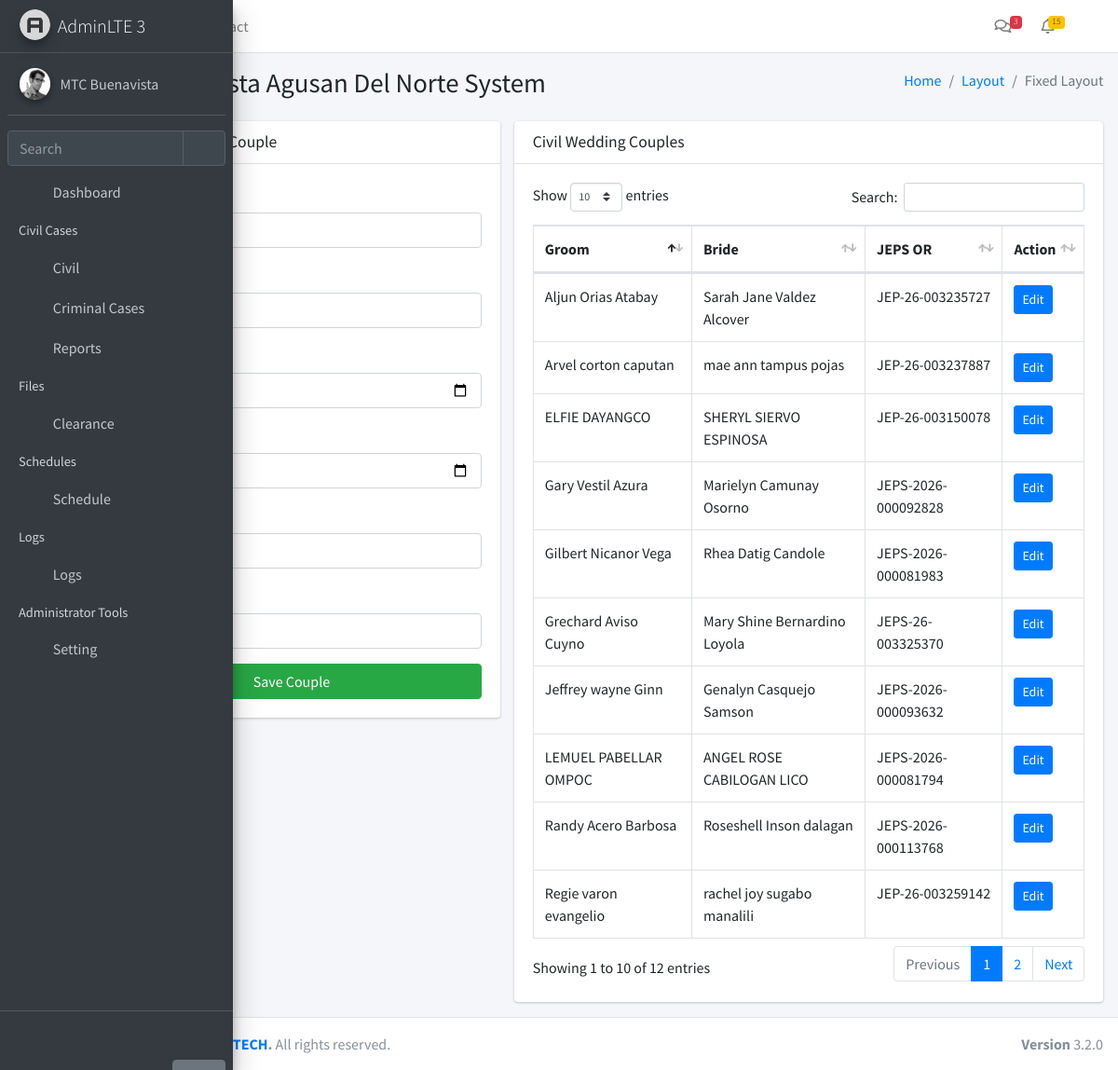
/wedding/ (signed in), run on an earlier commit of the app's database.
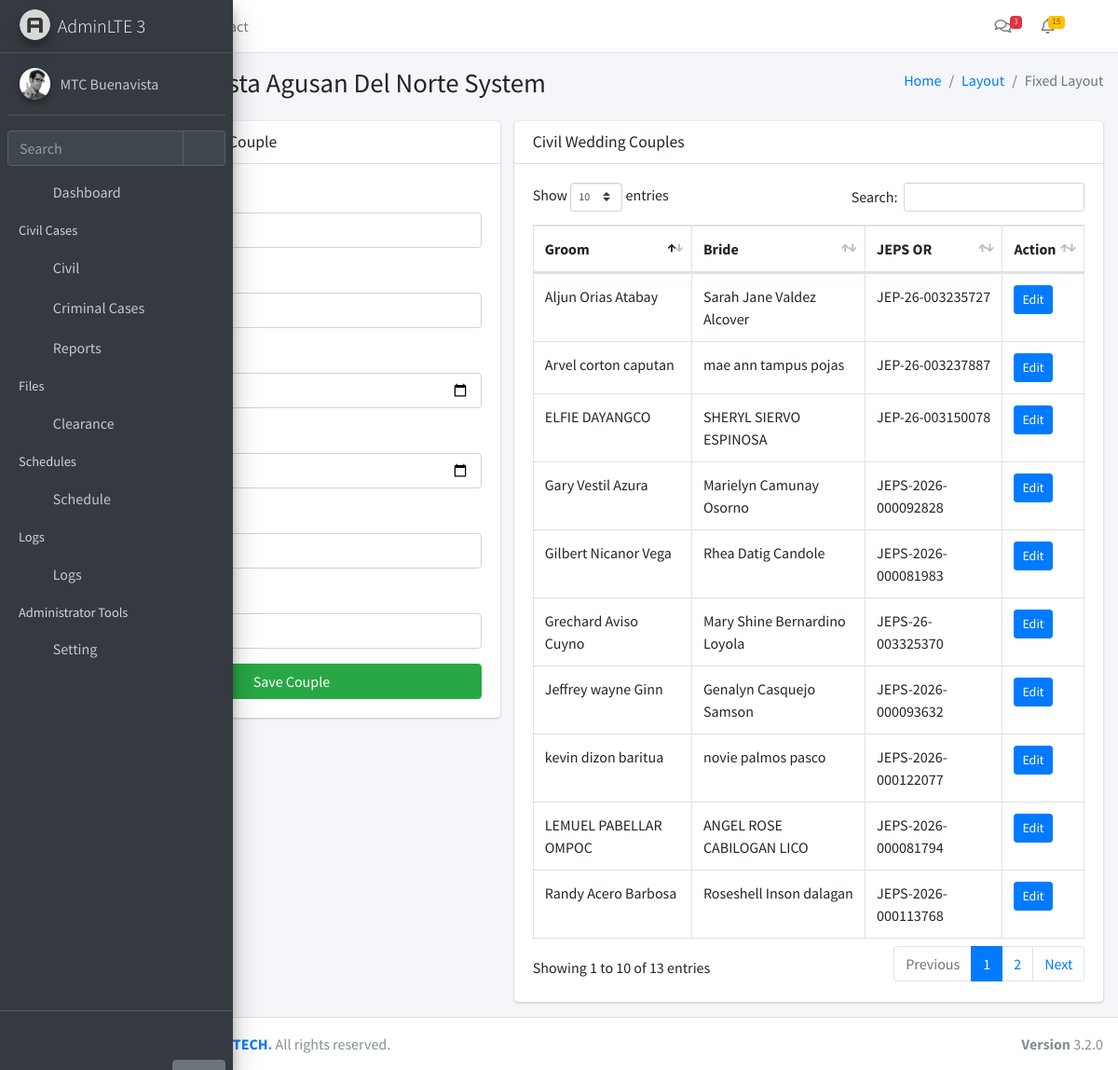
And on a later commit of the database.
### app/models.py (models this page shows)
class Module(db.Model):
    __tablename__ = 'modules'
    id = db.Column(db.Integer, primary_key=True)
    name = db.Column(db.String(255), nullable=False)
    icon = db.Column(db.String(255), nullable=False)
    description = db.Column(db.Text, nullable=True)
    url = db.Column(db.String(255), nullable=True)
    created_at = db.Column(db.DateTime, default=datetime.utcnow)
    updated_at = db.Column(db.DateTime, default=datetime.utcnow, onupdate=datetime.utcnow)

class CivilWedding(db.Model):
    __tablename__ = 'civil_wedding'
    id = db.Column(db.Integer, primary_key=True)
    groom = db.Column(db.String(255), nullable=False)
    bride = db.Column(db.String(255), nullable=False)
    bday_groom = db.Column(db.Date, nullable=True)
    bday_bride = db.Column(db.Date, nullable=True)
    schedule_id = db.Column(db.Integer, db.ForeignKey('schedule_master.id'), nullable=True, unique=True)
    jeeps_or = db.Column(db.String(255), nullable=True)
    contact_no = db.Column(db.String(50), nullable=True)
    register_no = db.Column(db.String(100), nullable=True)
    claim_by = db.Column(db.JSON, nullable=True)
    created_at = db.Column(db.DateTime, default=datetime.utcnow)
    updated_at = db.Column(db.DateTime, default=datetime.utcnow, onupdate=datetime.utcnow)
    schedule = db.relationship('ScheduleMaster', backref='wedding', uselist=False)

### app/routes/wedding.py (the view)
@wedding_bp.route('/')
@login_required
@require_module(17)
def wed_index():
    WeddingRecords = CivilWedding.query.all()
    return render_template(
        "wedding/index.html",
        WeddingRecords=WeddingRecords,
    )

### app/__init__.py (called while the page is built)
def create_app():
    app = Flask(__name__)
    app.config.from_object(Config)
    db.init_app(app)
    login_manager.init_app(app)
    login_manager.login_view = 'auth.login'
    from app.models import User, Setting, Module
    @login_manager.user_loader
    def load_user(user_id):
        return User.query.get(int(user_id))
    @app.context_processor
    def inject_globals():
        modules = Module.query.all()
        user_modules = []
        if current_user.is_authenticated and current_user.role:
            user_modules = current_user.role.modules
        settings = {s.function_desc: s.function for s in Setting.query.all()}
        return dict(modules=modules, user_modules=user_modules, settings=settings)
    from app.routes import blueprints
    for bp in blueprints:
        app.register_blueprint(bp)
    with app.app_context():
        db.create_all()
    return app

### app/templates/wedding/index.html (shortened to what this page needs)
{% extends "layouts/layout1.html" %}
{% block content %}
<section class="col-lg-5 connectedSortable">
	<div class="card">
		<div class="card-header">
			<h3 class="card-title">Add Civil Wedding Couple</h3>
		</div>
		<div class="card-body">
			<form id="addWeddingForm">
				<div class="form-group">
					<label>Groom</label>
					<input type="text" name="groom" class="form-control" required>
				</div>
				<div class="form-group">
					<label>Bride</label>
					<input type="text" name="bride" class="form-control" required>
				</div>
				<div class="form-group">
					<label>Groom Birthday</label>
					<input type="date" name="bday_groom" class="form-control">
				</div>
				<div class="form-group">
					<label>Bride Birthday</label>
					<input type="date" name="bday_bride" class="form-control">
				</div>
				<div class="form-group">
					<label>Contact No.</label>
					<input type="text" name="contact_no" class="form-control">
				</div>
				<div class="form-group">
					<label>JEPS OR.</label>
					<input type="text" name="jeps_or" class="form-control">
				</div>
				<button type="submit" class="btn btn-success btn-block">
					Save Couple
				</button>
			</form>
		</div>
	</div>
</section>
<section class="col-lg-7 connectedSortable">
	<div class="card">
		<div class="card-header">
			<h3 class="card-title">Civil Wedding Couples</h3>
		</div>
		<div class="card-body">
			<table id="weddingTable" class="table table-bordered table-hover">
				<thead>
					<tr>
						<th>Groom</th>
						<th>Bride</th>
						<th>JEPS OR</th>
						<th>Action</th>
					</tr>
				</thead>
				<tbody>
					{% for w in WeddingRecords %}
					<tr>
						<td>{{ w.groom }}</td>
						<td>{{ w.bride }}</td>
						<td>{{ w.jeeps_or }}</td>
						<td>
							<button class="btn btn-primary btn-sm assignBtn"
							data-id="{{ w.id }}"
							data-rno="{{ w.register_no }}"
							data-groom="{{ w.groom }}"
							data-groombday="{{ w.bday_groom }}"
							data-bride="{{ w.bride }}"
							data-bridebday="{{ w.bday_bride }}"
							data-contact="{{ w.contact_no }}"
							data-jeps="{{ w.jeeps_or }}"
							data-claim="{{ w.claim_by }}">
							Edit
						</button>
					</td>
				</tr>
				{% endfor %}
			</tbody>
		</table>
	</div>
</div>
</section>
{% endblock %}

### app/templates/layouts/layout1.html (shortened to what this page needs)
<!DOCTYPE html>
<html lang="en">
<head>
<link rel="stylesheet" href="{{ url_for('static', filename='plugins/fontawesome-free/css/all.min.css') }}">
<link rel="stylesheet" href="{{ url_for('static', filename='dist/css/adminlte.min.css') }}">
  <link rel="stylesheet" href="{{ url_for('static', filename='plugins/overlayScrollbars/css/OverlayScrollbars.min.css') }}">
<link rel="stylesheet" href="{{ url_for('static', filename='plugins/sweetalert2-theme-bootstrap-4/bootstrap-4.min.css') }}">
<link rel="stylesheet" href="{{ url_for('static', filename='plugins/toastr/toastr.min.css') }}">
<link rel="stylesheet" href="{{ url_for('static', filename='plugins/datatables-bs4/css/dataTables.bootstrap4.min.css') }}">
<link rel="stylesheet" href="{{ url_for('static', filename='plugins/datatables-responsive/css/responsive.bootstrap4.min.css') }}">
<link rel="stylesheet" href="{{ url_for('static', filename='plugins/datatables-buttons/css/buttons.bootstrap4.min.css') }}">
<link href="{{ url_for('static', filename='plugins/select2/css/select2.min.css') }}" rel="stylesheet" />
</head>
<body class="hold-transition sidebar-mini layout-fixed sidebar-collapse">
<div class="wrapper">
  <nav class="main-header navbar navbar-expand navbar-white navbar-light">
    <ul class="navbar-nav">
      <li class="nav-item">
        <a class="nav-link" data-widget="pushmenu" href="#" role="button"></a>
      </li>
      <li class="nav-item d-none d-sm-inline-block">
        <a href="../../index3.html" class="nav-link">Home</a>
      </li>
      <li class="nav-item d-none d-sm-inline-block">
        <a href="#" class="nav-link">Contact</a>
      </li>
    </ul>
    <ul class="navbar-nav ml-auto">
<li class="nav-item">
  <a class="nav-link" data-widget="navbar-search" href="#" role="button">
    <i class="fas fa-search"></i>
  </a>
</li>
      <li class="nav-item dropdown">
        <a class="nav-link" data-toggle="dropdown" href="#">
          <i class="far fa-comments"></i>
          <span class="badge badge-danger navbar-badge">3</span>
        </a>
      </li>
      <li class="nav-item dropdown">
        <a class="nav-link" data-toggle="dropdown" href="#">
          <span class="badge badge-warning navbar-badge">15</span>
        </a>
      </li>
      <li class="nav-item">
        <a class="nav-link" data-widget="fullscreen" href="#" role="button">
          <i class="fas fa-expand-arrows-alt"></i>
        </a>
      </li>
    </ul>
  </nav>
  <aside class="main-sidebar main-sidebar-custom sidebar-dark-primary elevation-4">
    <a href="../../index3.html" class="brand-link">
      <img src="{{ url_for('static', filename='/dist/img/AdminLTELogo.png')}}" alt="AdminLTE Logo" class="brand-image img-circle elevation-3" style="opacity: .8">
      <span class="brand-text font-weight-light">AdminLTE 3</span>
    </a>
    <div class="sidebar">
      <div class="user-panel mt-3 pb-3 mb-3 d-flex">
        <div class="image">
          <img src="{{ url_for('static', filename='dist/img/user2-160x160.jpg')}}" class="img-circle elevation-2" alt="User Image">
        </div>
        <div class="info">
          <a href="#" class="d-block">MTC Buenavista</a>
        </div>
      </div>
      <div class="form-inline">
        <div class="input-group" data-widget="sidebar-search">
          <input class="form-control form-control-sidebar" type="search" placeholder="Search" aria-label="Search">
          <div class="input-group-append">
            <button class="btn btn-sidebar">
              <i class="fas fa-search fa-fw"></i>
            </button>
          </div>
        </div>
      </div>
{% include 'layouts/partials/navbar.html' %}
    </div>
    <div class="sidebar-custom">
      <a href="{{ url_for('auth.logout') }}" class="btn btn-link"><i class="fas fa-cogs"></i></a>
      <a href="#" class="btn btn-secondary hide-on-collapse pos-right">Help</a>
    </div>
  </aside>
  <div class="content-wrapper">
    <section class="content-header">
      <div class="container-fluid">
        <div class="row mb-2">
          <div class="col-sm-6">
            <h1>MTC Buenavista Agusan Del Norte System</h1>
          </div>
          <div class="col-sm-6">
            <ol class="breadcrumb float-sm-right">
              <li class="breadcrumb-item"><a href="#">Home</a></li>
              <li class="breadcrumb-item"><a href="#">Layout</a></li>
              <li class="breadcrumb-item active">Fixed Layout</li>
            </ol>
          </div>
        </div>
      </div>
    </section>
    <section class="content">
      <div class="container-fluid">
        <div class="row">
          {% block content %}{% endblock %}
        </div>
      </div>
    </section>
  </div>
  <footer class="main-footer">
    <div class="float-right d-none d-sm-block">
      <b>Version</b> 3.2.0
    </div>
<strong>Copyright &copy; 2025 <a href="https://www.facebook.com/profile.php?id=61572728822378">MGX TECH</a>.</strong> All rights reserved.
  </footer>
</div>
</body>
</html>

### app/templates/layouts/partials/navbar.html (shortened to what this page needs)
<nav class="mt-2">
  <ul class="nav nav-pills nav-sidebar flex-column nav-child-indent" data-widget="treeview" role="menu" data-accordion="false">
    <li class="nav-item">
      <a href="/dashboard" class="nav-link">
        <i class="nav-icon fas fa-tachometer-alt"></i>
        <p>Dashboard</p>
      </a>
    </li>
{% if user_modules %}
{% set civil_modules = [] %}
{% if civil_modules %}
  <li class="nav-header">Civil Cases</li>
    <li class="nav-item {% if request.path in ['/cases/oca', '/cases/scc', '/wedding'] %}menu-is-opening menu-open{% endif %}">
    <a href="#" class="nav-link">
      <i class="nav-icon fas fa-folder"></i>
      <p>
        Civil
        <i class="right fas fa-angle-left"></i>
      </p>
    </a>
  </li>
{% endif %}
  {% set standalone_modules = modules
    | selectattr('id', 'in', user_modules)
    | selectattr('id', 'in', [9,10,16])
    | list %}
  {% for m in standalone_modules %}
    <li class="nav-item">
      <a href="/{{ m.url }}" class="nav-link">
        <i class="nav-icon fa {{ m.icon }}"></i>
        <p>{{ m.name }}</p>
      </a>
    </li>
  {% endfor %}
{% endif %}
{% set cert_modules = modules
  | selectattr('id', 'in', user_modules)
  | selectattr('id', 'in', [5])
  | list %}
{% if cert_modules %}
  <li class="nav-header">Files</li>
   {% for m in cert_modules %}
        <li class="nav-item">
          <a href="/{{ m.url }}" class="nav-link">
            <i class="nav-icon fa {{ m.icon }}"></i>
            <p>{{ m.name }}</p>
          </a>
        </li>
      {% endfor %}
{% endif %}
{% set sched_modules = modules
  | selectattr('id', 'in', user_modules)
  | selectattr('id', 'in', [11,12])
  | list %}
{% if sched_modules %}
  <li class="nav-header">Schedules</li>
  <li class="nav-item {% if request.path in ['/schedule/court', '/schedule/wedding'] %}menu-is-opening menu-open{% endif %}">
    <a href="#" class="nav-link {% if request.path in ['/schedule/court', '/schedule/wedding'] %}active{% endif %}">
      <i class="nav-icon fas fa-calendar-alt"></i>
      <p>
        Schedule
        <i class="right fas fa-angle-left"></i>
      </p>
    </a>
  </li>
{% endif %}
{% set logs_modules = modules
  | selectattr('id', 'in', user_modules)
  | selectattr('id', 'in', [13,14,15])
  | list %}
{% if logs_modules %}
  <li class="nav-header">Logs</li>
  <li class="nav-item">
    <a href="#" class="nav-link">
      <i class="nav-icon fas fa-clipboard-list"></i>
      <p>
        Logs
        <i class="right fas fa-angle-left"></i>
      </p>
    </a>
  </li>
{% endif %}
    {% if user_modules %}
      {% set admin_modules = modules
        | selectattr('id', 'in', user_modules)
        | selectattr('id', 'in', [1,2,3,4])
        | list %}
 {% set admin_paths = ['/roles', '/users', '/modules', '/settings'] %}
{% if admin_modules %}
  <li class="nav-header">Administrator Tools</li>
  <li class="nav-item {% if request.path.rstrip('/') in admin_paths %}menu-is-opening menu-open{% endif %}">
    <a href="#"
       class="nav-link {% if request.path.rstrip('/') in admin_paths %}active{% endif %}">
      <i class="nav-icon fas fa-cogs"></i>
      <p>
        Setting
        <i class="right fas fa-angle-left"></i>
      </p>
    </a>
  </li>
{% endif %}
    {% endif %}
  </ul>
</nav>

What changed in the data, as far as the page shows it:
no longer on this page (row unchanged): CivilWedding: groom "Regie varon evangelio", bride "rachel joy sugabo manalili", jeeps_or "JEP-26-003259142"
added CivilWedding: groom "kevin dizon baritua", bride "novie palmos pasco", jeeps_or "JEPS-2026-000122077"
Also different on the page:
text written by a page script: "Show entries Search: Showing 1 to 10 of 12 entries Previous 1 2 Next" → "Show entries Search: Showing 1 to 10 of 13 entries Previous 1 2 Next"
